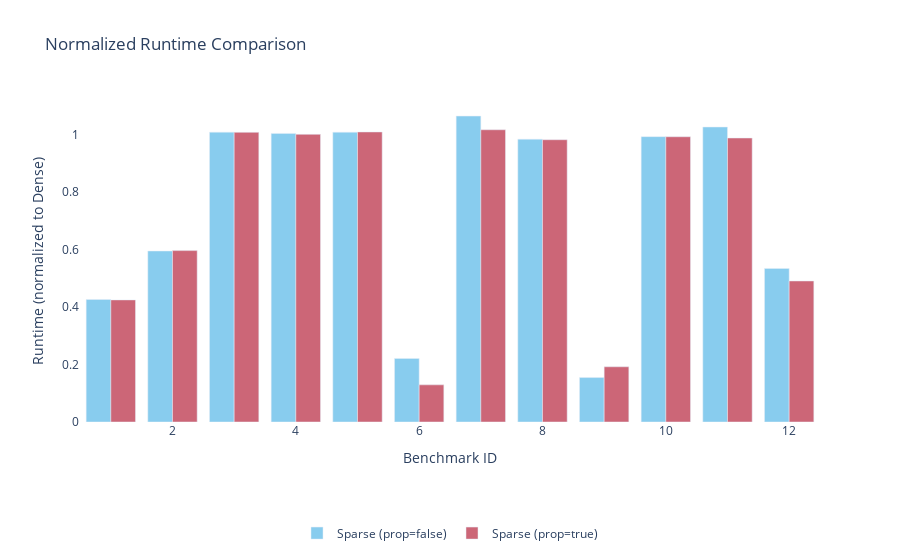
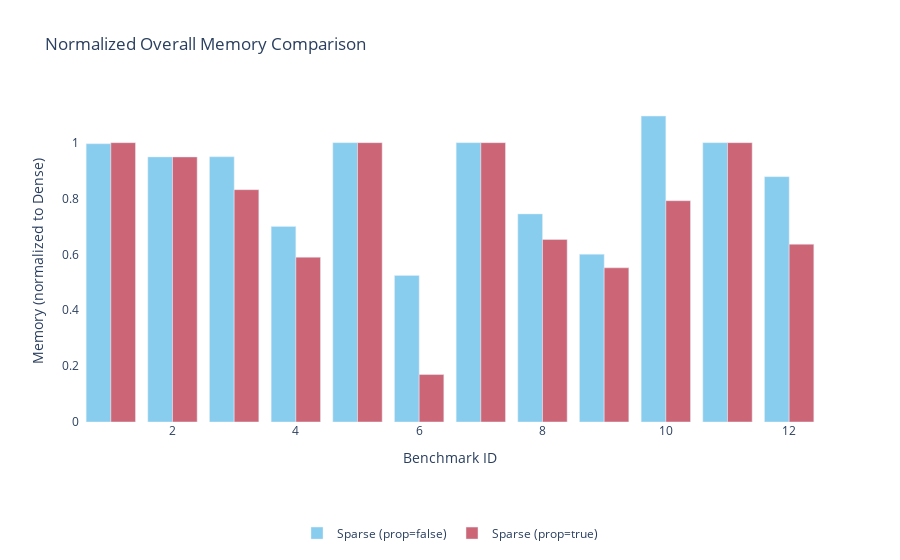
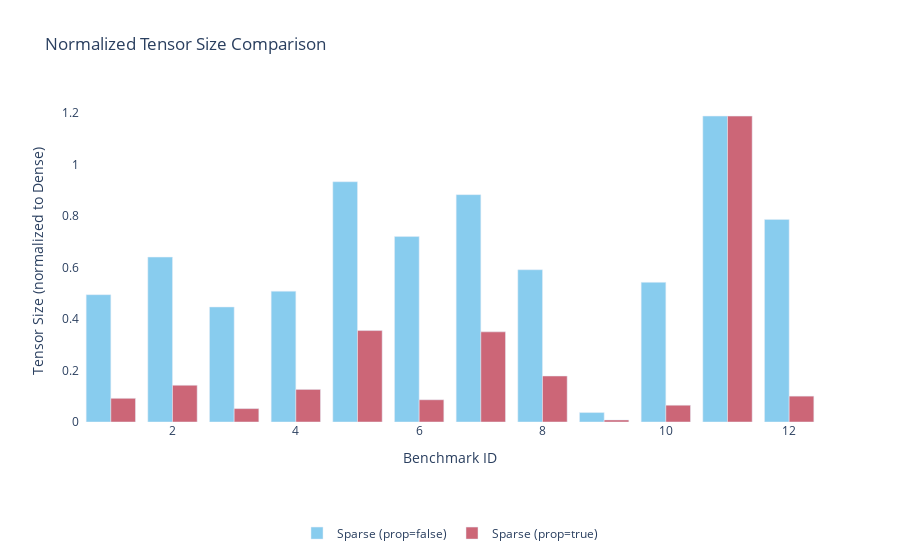

Notebook cell for these charts, in order:
### Code cell
# --- Load and preprocess ---
df = pd.read_csv("einsum-data/13_90_5_complete.txt")
df.columns = df.columns.str.strip()
df = df.loc[df["file_name"] != "mc_2021_027.txt"]
df["benchmark_id"] = df["file_name"].factorize()[0] + 1

# Method labeling
def method_label(row):
    if row["format"] == "dense":
        return "Dense"
    elif row["format"] == "sparse" and row["propagate"] == 0:
        return "Sparse (prop=false)"
    elif row["format"] == "sparse" and row["propagate"] == 1:
        return "Sparse (prop=true)"
    else:
        return "Other"

df["method"] = df.apply(method_label, axis=1)
df = df.sort_values(by=['benchmark_id', 'format'])

# --- Normalization per benchmark ---
def normalize_metric(metric):
    dense_values = df.loc[df["method"] == "Dense", ["benchmark_id", metric]]
    dense_values = dense_values.rename(columns={metric: f"{metric}_dense"})

    merged = df.merge(dense_values, on="benchmark_id", how="left")
    merged[f"{metric}_norm"] = merged[metric] / merged[f"{metric}_dense"]
    return merged

df = normalize_metric("runtime")
df = normalize_metric("overall_memory")
df = normalize_metric("tensors-size")

# --- Filter out Dense bars ---
df_sparse = df[df["method"] != "Dense"]

# --- 1. Runtime comparison (normalized) ---
fig_runtime = px.bar(
    df_sparse,
    x="benchmark_id",
    y="runtime_norm",
    color="method",
    barmode="group",
    labels={"benchmark_id": "Benchmark ID", "runtime_norm": "Runtime (normalized to Dense)"},
    title="Normalized Runtime Comparison",
    color_discrete_sequence=px.colors.qualitative.Safe,
)
fig_runtime.update_layout(legend=dict(orientation="h", yanchor="top", y=-0.3,
                                      xanchor="center", x=0.5), plot_bgcolor='white', legend_title=None)
fig_runtime.show()

# --- 2. Memory comparison (normalized) ---
fig_memory = px.bar(
    df_sparse,
    x="benchmark_id",
    y="overall_memory_norm",
    color="method",
    barmode="group",
    labels={"benchmark_id": "Benchmark ID", "overall_memory_norm": "Memory (normalized to Dense)"},
    title="Normalized Overall Memory Comparison",
    color_discrete_sequence=px.colors.qualitative.Safe,
)
fig_memory.update_layout(legend=dict(orientation="h", yanchor="top", y=-0.3,
                                      xanchor="center", x=0.5), plot_bgcolor='white', legend_title=None)
fig_memory.show()

# --- 3. Tensor size comparison (normalized) ---
fig_tensors = px.bar(
    df_sparse,
    x="benchmark_id",
    y="tensors-size_norm",
    color="method",
    barmode="group",
    labels={"benchmark_id": "Benchmark ID", "tensors-size_norm": "Tensor Size (normalized to Dense)"},
    title="Normalized Tensor Size Comparison",
    color_discrete_sequence=px.colors.qualitative.Safe,
)
fig_tensors.update_layout(legend=dict(orientation="h", yanchor="top", y=-0.3,
                                      xanchor="center", x=0.5), plot_bgcolor='white', legend_title=None)
fig_tensors.show()

### Figure 1 — Plotly figure (JSON) as saved in the notebook; plotly's stock layout.template omitted (floating-point values rounded to 4 significant figures)
{"data": [{"alignmentgroup": "True", "hovertemplate": "method=Sparse (prop=false)<br>Benchmark ID=%{x}<br>Runtime (normalized to Dense)=%{y}<extra></extra>", "legendgroup": "Sparse (prop=false)", "marker": {"color": "rgb(136, 204, 238)", "pattern": {"shape": ""}}, "name": "Sparse (prop=false)", "offsetgroup": "Sparse (prop=false)", "orientation": "v", "showlegend": true, "textposition": "auto", "type": "bar", "x": [1, 2, 3, 4, 5, 6, 7, 8, 9, 10, 11, 12], "xaxis": "x", "y": [0.4258, 0.5945, 1.008, 1.003, 1.008, 0.221, 1.063, 0.9832, 0.1546, 0.992, 1.025, 0.5339], "yaxis": "y"}, {"alignmentgroup": "True", "hovertemplate": "method=Sparse (prop=true)<br>Benchmark ID=%{x}<br>Runtime (normalized to Dense)=%{y}<extra></extra>", "legendgroup": "Sparse (prop=true)", "marker": {"color": "rgb(204, 102, 119)", "pattern": {"shape": ""}}, "name": "Sparse (prop=true)", "offsetgroup": "Sparse (prop=true)", "orientation": "v", "showlegend": true, "textposition": "auto", "type": "bar", "x": [1, 2, 3, 4, 5, 6, 7, 8, 9, 10, 11, 12], "xaxis": "x", "y": [0.4244, 0.5958, 1.007, 1.0, 1.008, 0.1292, 1.016, 0.9813, 0.1919, 0.9915, 0.9873, 0.4902], "yaxis": "y"}], "layout": {"barmode": "group", "legend": {"orientation": "h", "title": {}, "tracegroupgap": 0, "x": 0.5, "xanchor": "center", "y": -0.3, "yanchor": "top"}, "plot_bgcolor": "white", "title": {"text": "Normalized Runtime Comparison"}, "xaxis": {"anchor": "y", "domain": [0, 1], "title": {"text": "Benchmark ID"}}, "yaxis": {"anchor": "x", "domain": [0, 1], "title": {"text": "Runtime (normalized to Dense)"}}}}

### Figure 2 — Plotly figure (JSON) as saved in the notebook; plotly's stock layout.template omitted (floating-point values rounded to 4 significant figures)
{"data": [{"alignmentgroup": "True", "hovertemplate": "method=Sparse (prop=false)<br>Benchmark ID=%{x}<br>Memory (normalized to Dense)=%{y}<extra></extra>", "legendgroup": "Sparse (prop=false)", "marker": {"color": "rgb(136, 204, 238)", "pattern": {"shape": ""}}, "name": "Sparse (prop=false)", "offsetgroup": "Sparse (prop=false)", "orientation": "v", "showlegend": true, "textposition": "auto", "type": "bar", "x": [1, 2, 3, 4, 5, 6, 7, 8, 9, 10, 11, 12], "xaxis": "x", "y": [0.9961, 0.9489, 0.9494, 0.7002, 1.0, 0.5249, 1.0, 0.7449, 0.6004, 1.095, 1.0, 0.8783], "yaxis": "y"}, {"alignmentgroup": "True", "hovertemplate": "method=Sparse (prop=true)<br>Benchmark ID=%{x}<br>Memory (normalized to Dense)=%{y}<extra></extra>", "legendgroup": "Sparse (prop=true)", "marker": {"color": "rgb(204, 102, 119)", "pattern": {"shape": ""}}, "name": "Sparse (prop=true)", "offsetgroup": "Sparse (prop=true)", "orientation": "v", "showlegend": true, "textposition": "auto", "type": "bar", "x": [1, 2, 3, 4, 5, 6, 7, 8, 9, 10, 11, 12], "xaxis": "x", "y": [1.0, 0.9489, 0.8318, 0.59, 1.0, 0.17, 1.0, 0.6534, 0.5519, 0.7922, 1.0, 0.6365], "yaxis": "y"}], "layout": {"barmode": "group", "legend": {"orientation": "h", "title": {}, "tracegroupgap": 0, "x": 0.5, "xanchor": "center", "y": -0.3, "yanchor": "top"}, "plot_bgcolor": "white", "title": {"text": "Normalized Overall Memory Comparison"}, "xaxis": {"anchor": "y", "domain": [0, 1], "title": {"text": "Benchmark ID"}}, "yaxis": {"anchor": "x", "domain": [0, 1], "title": {"text": "Memory (normalized to Dense)"}}}}

### Figure 3 — Plotly figure (JSON) as saved in the notebook; plotly's stock layout.template omitted (floating-point values rounded to 4 significant figures)
{"data": [{"alignmentgroup": "True", "hovertemplate": "method=Sparse (prop=false)<br>Benchmark ID=%{x}<br>Tensor Size (normalized to Dense)=%{y}<extra></extra>", "legendgroup": "Sparse (prop=false)", "marker": {"color": "rgb(136, 204, 238)", "pattern": {"shape": ""}}, "name": "Sparse (prop=false)", "offsetgroup": "Sparse (prop=false)", "orientation": "v", "showlegend": true, "textposition": "auto", "type": "bar", "x": [1, 2, 3, 4, 5, 6, 7, 8, 9, 10, 11, 12], "xaxis": "x", "y": [0.4944, 0.6402, 0.4466, 0.5079, 0.9329, 0.7201, 0.8828, 0.5912, 0.03673, 0.5422, 1.188, 0.7866], "yaxis": "y"}, {"alignmentgroup": "True", "hovertemplate": "method=Sparse (prop=true)<br>Benchmark ID=%{x}<br>Tensor Size (normalized to Dense)=%{y}<extra></extra>", "legendgroup": "Sparse (prop=true)", "marker": {"color": "rgb(204, 102, 119)", "pattern": {"shape": ""}}, "name": "Sparse (prop=true)", "offsetgroup": "Sparse (prop=true)", "orientation": "v", "showlegend": true, "textposition": "auto", "type": "bar", "x": [1, 2, 3, 4, 5, 6, 7, 8, 9, 10, 11, 12], "xaxis": "x", "y": [0.092, 0.1426, 0.05204, 0.1265, 0.355, 0.08631, 0.35, 0.1786, 0.007856, 0.06517, 1.188, 0.1004], "yaxis": "y"}], "layout": {"barmode": "group", "legend": {"orientation": "h", "title": {}, "tracegroupgap": 0, "x": 0.5, "xanchor": "center", "y": -0.3, "yanchor": "top"}, "plot_bgcolor": "white", "title": {"text": "Normalized Tensor Size Comparison"}, "xaxis": {"anchor": "y", "domain": [0, 1], "title": {"text": "Benchmark ID"}}, "yaxis": {"anchor": "x", "domain": [0, 1], "title": {"text": "Tensor Size (normalized to Dense)"}}}}
